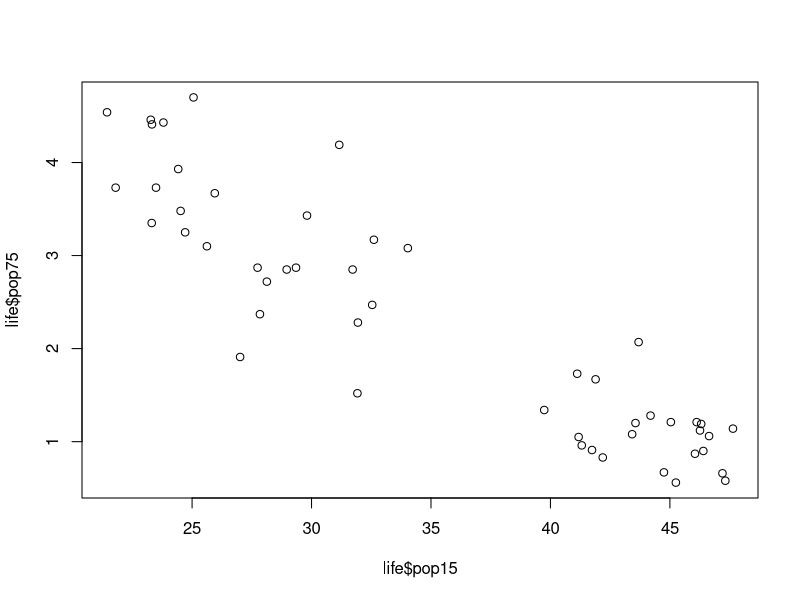

Write the R code that produced this figure.
## ---- chunk 1
knitr::opts_chunk$set(echo = TRUE, warning = FALSE, message = FALSE)

library(car)

## ---- chunk 2
# Fifty countries, each variable averaged over 1960 to 1970.
life <- LifeCycleSavings

# Body weight (kg) and brain weight (g) for 62 species.
data(mammals, package = "MASS")


# The spread ratio: residual SD in the top third of fitted values --------------
# over the bottom third. Near 1 means the spread is even.
spread_ratio <- function(m) {
  third <- cut(fitted(m), quantile(fitted(m), 0:3 / 3), include.lowest = TRUE)
  s <- tapply(resid(m), third, sd)
  s[[3]] / s[[1]]
}

# Output -----------------------------------------------------------------------
# ≈ 1	Residual spread is similar across the range of predictions, consistent with constant variance
# > 1	Spread grows as predictions grow (the classic “fan” or “funnel” shape in a residuals-vs-fitted plot)
# < 1	Spread shrinks as predictions grow (a reversed funnel)


## ---- chunk 3
full <- lm(sr ~ pop15 + pop75 + dpi + ddpi, data = LifeCycleSavings)
summary(full)
## ---- chunk 4
a1_coeff <- full$coefficients["pop15"]
a1_se <- summary(full)$coefficients["pop15", "Std. Error"]
a1_ci <- confint(full, "pop15")
a1_pval <- summary(full)$coefficients["pop15", "Pr(>|t|)"]
a1_rsq <- summary(full)$r.sq
a1_rse <- sigma(full)
## ---- chunk 5
b1_coeff <- full$coefficients["pop75"]
b1_se <- summary(full)$coefficients["pop75", "Std. Error"]
b1_ci <- confint(full, "pop75")
b1_pval <- summary(full)$coefficients["pop75", "Pr(>|t|)"]
## ---- chunk 6

cor_pop <- cor(x = life$pop15, y = life$pop75)
cor_pop
plot(life$pop15, life$pop75)

vif_values <- vif(full)
vif_values

vif_rsq <- 1 - (1/vif_values)
vif_rsq * 100

## ---- chunk 7
full_mod2 <- lm(sr ~ pop15 + dpi + ddpi, data = LifeCycleSavings)
summary(full_mod2)

# Stats from model 2
b2_coeff <- full_mod2$coefficients["pop15"]
b2_se <- summary(full_mod2)$coefficients["pop15", "Std. Error"]
b2_ci <- confint(full_mod2, "pop15")
b2_pval <- summary(full_mod2)$coefficients["pop15", "Pr(>|t|)"]
b2_rsq <- summary(full_mod2)$r.sq
b2_rse <- sigma(full_mod2)

## ---- chunk 8

# Country that exceeds 2p/n
h <- hatvalues(full)
p <- length(coef(full))
n <- nobs(full)
cutoff <- 2 * p / n
h[h > cutoff]
p_exceed <- sort(h[h > cutoff], decreasing = TRUE)
p_exceed  

# Cooks distance
d <- cooks.distance(full)
d_largest <- sort(d, decreasing = TRUE)[1:3]
any(d > 1)
max(d)

d_largest
## ---- chunk 9

no_libya <- update(full, subset = rownames(LifeCycleSavings) != "Libya") # Refit without Libya

a <- coef(summary(full))["ddpi", ] # coefficient of ddpi of model with Libya
b <- coef(summary(no_libya))["ddpi", ] # coefficient of ddpi of model without Libya


cmp <- rbind(full = a, no_libya = b)[, c("Estimate", "Std. Error", "Pr(>|t|)")]
round(cmp, 4)


se_full <- a["Std. Error"]
se_nol  <- b["Std. Error"]

se_nol - se_full          # absolute change
se_nol / se_full          # ratio
